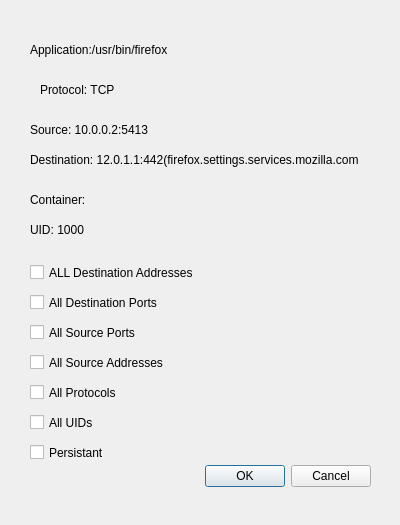
<?xml version="1.0" encoding="UTF-8"?>
<ui version="4.0">
 <class>palert</class>
 <widget class="QDialog" name="palert">
  <property name="geometry">
   <rect>
    <x>0</x>
    <y>0</y>
    <width>400</width>
    <height>525</height>
   </rect>
  </property>
  <property name="windowTitle">
   <string>Dialog</string>
  </property>
  <widget class="QDialogButtonBox" name="buttonBox">
   <property name="geometry">
    <rect>
     <x>30</x>
     <y>460</y>
     <width>341</width>
     <height>32</height>
    </rect>
   </property>
   <property name="orientation">
    <enum>Qt::Horizontal</enum>
   </property>
   <property name="standardButtons">
    <set>QDialogButtonBox::Cancel|QDialogButtonBox::Ok</set>
   </property>
  </widget>
  <widget class="QLabel" name="label">
   <property name="geometry">
    <rect>
     <x>30</x>
     <y>40</y>
     <width>231</width>
     <height>19</height>
    </rect>
   </property>
   <property name="text">
    <string>Application:/usr/bin/firefox</string>
   </property>
  </widget>
  <widget class="QLabel" name="label_2">
   <property name="geometry">
    <rect>
     <x>40</x>
     <y>80</y>
     <width>221</width>
     <height>19</height>
    </rect>
   </property>
   <property name="text">
    <string>Protocol: TCP</string>
   </property>
  </widget>
  <widget class="QLabel" name="label_3">
   <property name="geometry">
    <rect>
     <x>30</x>
     <y>120</y>
     <width>191</width>
     <height>19</height>
    </rect>
   </property>
   <property name="text">
    <string>Source: 10.0.0.2:5413</string>
   </property>
  </widget>
  <widget class="QLabel" name="label_4">
   <property name="geometry">
    <rect>
     <x>30</x>
     <y>150</y>
     <width>461</width>
     <height>19</height>
    </rect>
   </property>
   <property name="text">
    <string>Destination: 12.0.1.1:442(firefox.settings.services.mozilla.com</string>
   </property>
  </widget>
  <widget class="QLabel" name="label_5">
   <property name="geometry">
    <rect>
     <x>30</x>
     <y>190</y>
     <width>69</width>
     <height>19</height>
    </rect>
   </property>
   <property name="text">
    <string>Container:</string>
   </property>
  </widget>
  <widget class="QLabel" name="label_6">
   <property name="geometry">
    <rect>
     <x>30</x>
     <y>220</y>
     <width>81</width>
     <height>19</height>
    </rect>
   </property>
   <property name="text">
    <string>UID: 1000</string>
   </property>
  </widget>
  <widget class="QCheckBox" name="checkBoxDA">
   <property name="geometry">
    <rect>
     <x>30</x>
     <y>260</y>
     <width>231</width>
     <height>25</height>
    </rect>
   </property>
   <property name="text">
    <string>ALL Destination Addresses</string>
   </property>
  </widget>
  <widget class="QCheckBox" name="checkBoxADP">
   <property name="geometry">
    <rect>
     <x>30</x>
     <y>290</y>
     <width>201</width>
     <height>25</height>
    </rect>
   </property>
   <property name="text">
    <string>All Destination Ports</string>
   </property>
  </widget>
  <widget class="QCheckBox" name="checkBoxASP">
   <property name="geometry">
    <rect>
     <x>30</x>
     <y>320</y>
     <width>231</width>
     <height>25</height>
    </rect>
   </property>
   <property name="text">
    <string>All Source Ports</string>
   </property>
  </widget>
  <widget class="QCheckBox" name="checkBoxASA">
   <property name="geometry">
    <rect>
     <x>30</x>
     <y>350</y>
     <width>251</width>
     <height>25</height>
    </rect>
   </property>
   <property name="text">
    <string>All Source Addresses</string>
   </property>
  </widget>
  <widget class="QCheckBox" name="checkBoxAP">
   <property name="geometry">
    <rect>
     <x>30</x>
     <y>380</y>
     <width>221</width>
     <height>25</height>
    </rect>
   </property>
   <property name="text">
    <string>All Protocols</string>
   </property>
  </widget>
  <widget class="QCheckBox" name="checkBoxAUID">
   <property name="geometry">
    <rect>
     <x>30</x>
     <y>410</y>
     <width>201</width>
     <height>25</height>
    </rect>
   </property>
   <property name="text">
    <string>All UIDs</string>
   </property>
  </widget>
  <widget class="QCheckBox" name="checkBoxP">
   <property name="geometry">
    <rect>
     <x>30</x>
     <y>440</y>
     <width>201</width>
     <height>25</height>
    </rect>
   </property>
   <property name="text">
    <string>Persistant</string>
   </property>
  </widget>
 </widget>
 <resources/>
 <connections>
  <connection>
   <sender>buttonBox</sender>
   <signal>accepted()</signal>
   <receiver>palert</receiver>
   <slot>accept()</slot>
   <hints>
    <hint type="sourcelabel">
     <x>248</x>
     <y>254</y>
    </hint>
    <hint type="destinationlabel">
     <x>157</x>
     <y>274</y>
    </hint>
   </hints>
  </connection>
  <connection>
   <sender>buttonBox</sender>
   <signal>rejected()</signal>
   <receiver>palert</receiver>
   <slot>reject()</slot>
   <hints>
    <hint type="sourcelabel">
     <x>316</x>
     <y>260</y>
    </hint>
    <hint type="destinationlabel">
     <x>286</x>
     <y>274</y>
    </hint>
   </hints>
  </connection>
 </connections>
</ui>
